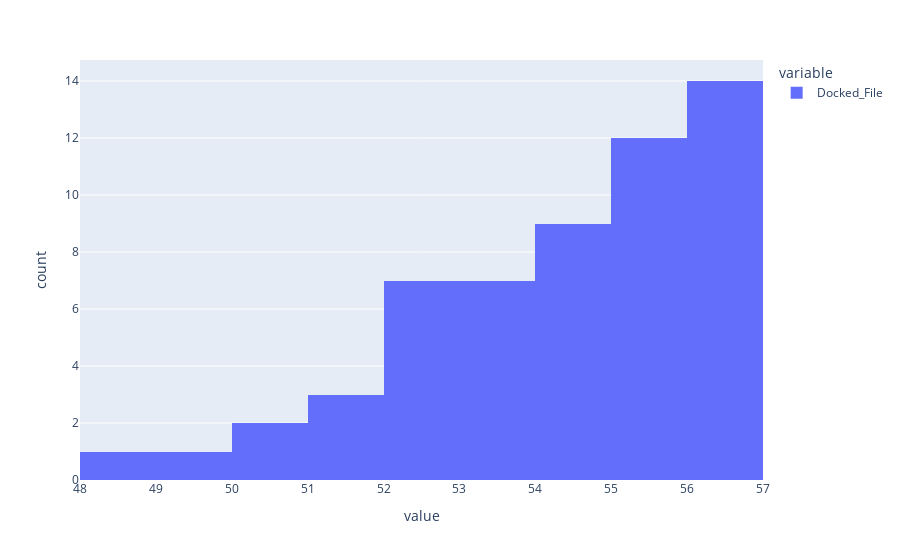

The notebook cell this image was saved under:
### Code cell
px.histogram(n_successfully_docked_superclean / 2)

### Figure 1 — Plotly figure (JSON) as saved in the notebook; plotly's stock layout.template omitted (floating-point values rounded to 4 significant figures)
{"data": [{"alignmentgroup": "True", "bingroup": "x", "hovertemplate": "variable=Docked_File<br>value=%{x}<br>count=%{y}<extra></extra>", "legendgroup": "Docked_File", "marker": {"color": "#636efa", "pattern": {"shape": ""}}, "name": "Docked_File", "offsetgroup": "Docked_File", "orientation": "v", "showlegend": true, "type": "histogram", "x": [56, 55, 52, 56, 53, 56, 53, 51, 54.5, 56, 49.5, 54, 54.5, 51, 55.5, 53.5, 55.5, 56, 53.5, 55, 52.5, 54, 48, 51, 53, 55.5, 50, 54, 56, 54.5, 56, 56, 53.5, 54, 52.5, 52, 55, 52, 55, 55.5, 56, 52, 52.5, 56, 55, 54, 55, 56, 55, 55.5, 56, 54.5, 56, 53.5, 50, 56], "xaxis": "x", "yaxis": "y"}], "layout": {"autosize": true, "barmode": "relative", "legend": {"title": {"text": "variable"}, "tracegroupgap": 0}, "margin": {"t": 60}, "xaxis": {"anchor": "y", "autorange": true, "domain": [0, 1], "range": [48, 57], "title": {"text": "value"}, "type": "linear"}, "yaxis": {"anchor": "x", "autorange": true, "domain": [0, 1], "range": [0, 14.74], "title": {"text": "count"}}}}
